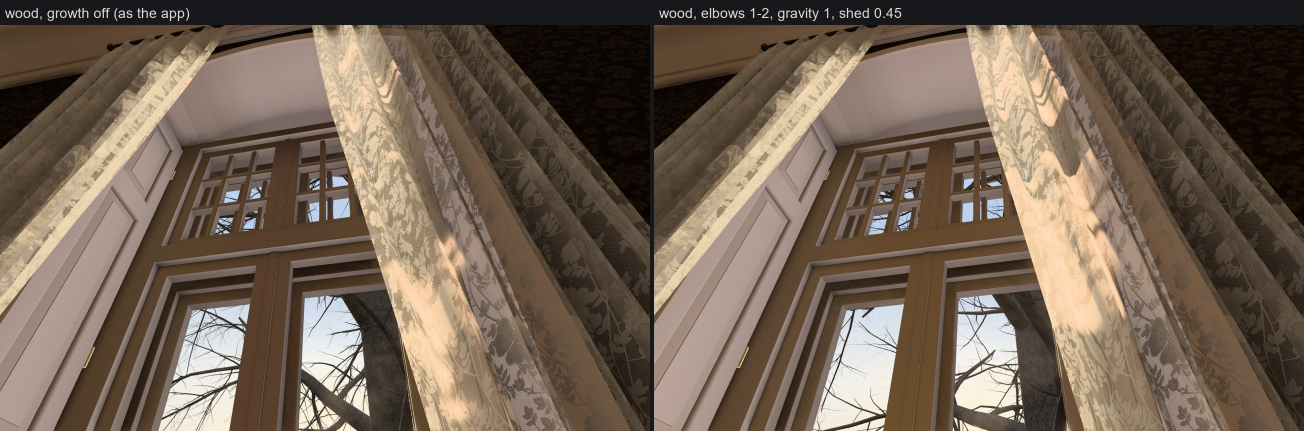
#> input picture handoff-117/notes/tree/branches/build/app-up-compare.jpg, 2608 x 862 px (shown at 1/2 size)
$ python sheet.py ../app-compare.jpg ../app-up-compare.jpg ../app-up-compare.jpg
#> lines starting #> are read from the running program, lines starting #| are printed output that depends on the picture
### handoff-117/notes/tree/branches/src/draw.py
# Shared drawing for the branch notes: a tree's segments and leaves drawn orthographically
# by Pillow, the bare wood as a dark silhouette on a pale sky like the Tartu photos, the
# leaves as five-lobed blades. Segments: N x 9 (a.xyz b.xyz ra rb level); leaves: N x 16
# (foot.xyz base.xyz along.xyz face.xyz size width kind tint), the dump's layout, metres.
import math, numpy as np
from PIL import Image, ImageDraw

M = 30.48  # world units per metre in tools/tree_dump's dump

# [20 lines left out: functions load_dump, basis, not called in this run]

def leaf_outline(n=40):
    """A Norway maple blade in (u along from the base, v across), u 0..1."""
#> called with n = 40
    pts = []
    for k in range(n):
        t = -math.pi + 2 * math.pi * k / n
        lobes = 0.62 + 0.38 * abs(math.cos(2.5 * t)) ** 3
        r = 0.5 * lobes * (0.75 if abs(t) > 2.6 else 1.0)
        pts.append((0.5 + r * math.cos(t), r * math.sin(t) * 1.1))
    return np.array(pts)

OUTLINE = leaf_outline()

# [49 lines left out: functions fit, render, not called in this run]

### handoff-117/notes/tree/branches/build/src/sheet.py
# Task 117 step one: the Goose generator's bare tree (tools/tree_dump's tree-none-whole.bin)
# drawn beside the photo crops, for the elbows (0, 1-2, 3 a hero limb), the gravity layer
# and the shedding. Each dump drawn whole from the front and one hero limb from its side.
#   python sheet.py OUT.jpg TITLE PHOTO DIR:LABEL [DIR:LABEL ...]
import sys, os, math
import numpy as np
from PIL import Image, ImageDraw, ImageFont

HERE = os.path.dirname(os.path.abspath(__file__))
sys.path.insert(0, os.path.join(HERE, '..', '..', 'src'))
from draw import load_dump, render   # noqa: E402

try:
    FONT = ImageFont.truetype('arial.ttf', 22)
    SMALL = ImageFont.truetype('arial.ttf', 16)
except OSError:
    FONT = SMALL = None

WHOLE = (560, 600)
LIMB = (560, 420)


# [65 lines left out: functions subtree, segs_of, hero, limb_view, label, column, not called in this run]


def photo_column(paths):
    h = WHOLE[1] + LIMB[1] + 6
    out = Image.new('RGB', (WHOLE[0], h), (22, 24, 27))
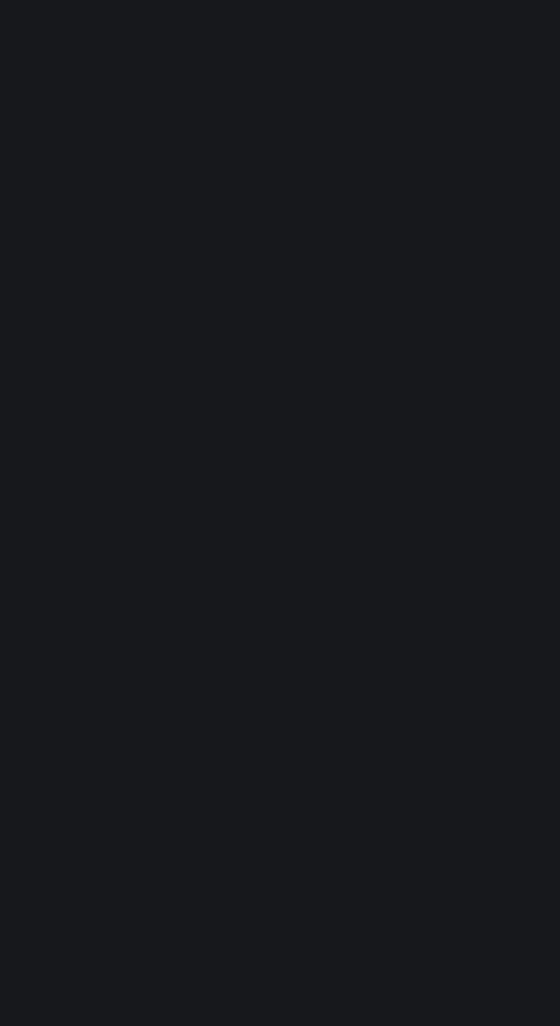
#> out: PIL image 560x1026 RGB; mean R, G, B 22, 24, 27
    each = (h - 6 * (len(paths) - 1)) // len(paths)
    y = 0
    for p in paths:
        im = Image.open(p).convert('RGB')
#> im is the input picture: PIL image 2608x862 RGB; mean R, G, B 113.4, 97.5, 83.1
        im.thumbnail((WHOLE[0], each))
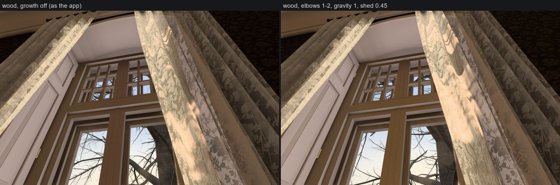
#> im: PIL image 560x185 RGB; mean R, G, B 113.5, 97.6, 83.2
        out.paste(im, ((WHOLE[0] - im.size[0]) // 2, y))
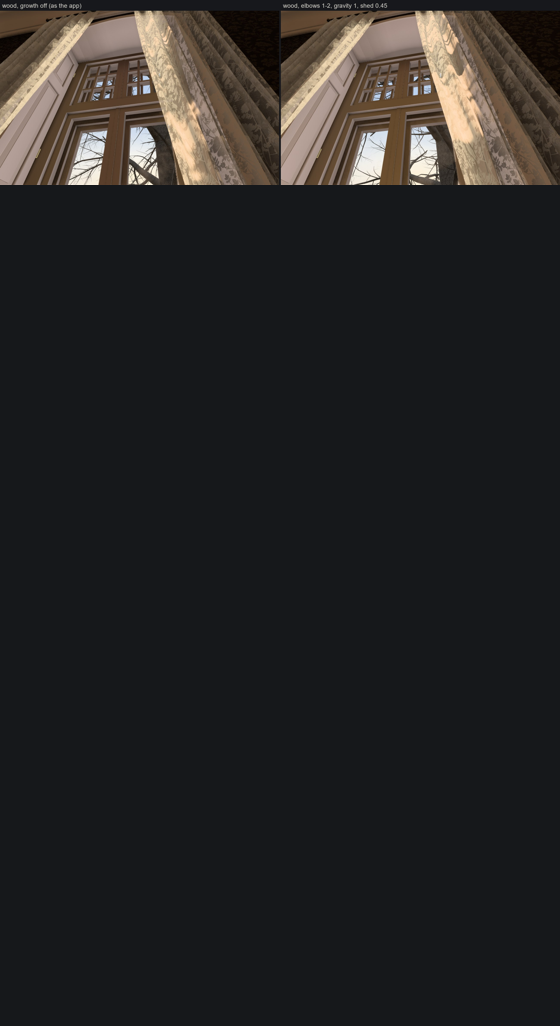
#> out: PIL image 560x1026 RGB; mean R, G, B 38.5, 37.3, 37.1
        y += each + 6
    return out


def main():
    out, title, photos = sys.argv[1], sys.argv[2], sys.argv[3].split(',')
    pick = 0
    cols = [photo_column(photos)]
    for a in sys.argv[4:]:
        if a.startswith('pick='):
            pick = int(a[5:]); continue
        d, text = a.split(':', 1)
        cols.append(column(d, text, pick))
#> after the loop, cols = 1 item
    W = sum(c.size[0] for c in cols) + 8 * (len(cols) - 1)
#> W = 560
    H = cols[0].size[1] + 44
#> H = 1070
    sheet = Image.new('RGB', (W, H), (22, 24, 27))
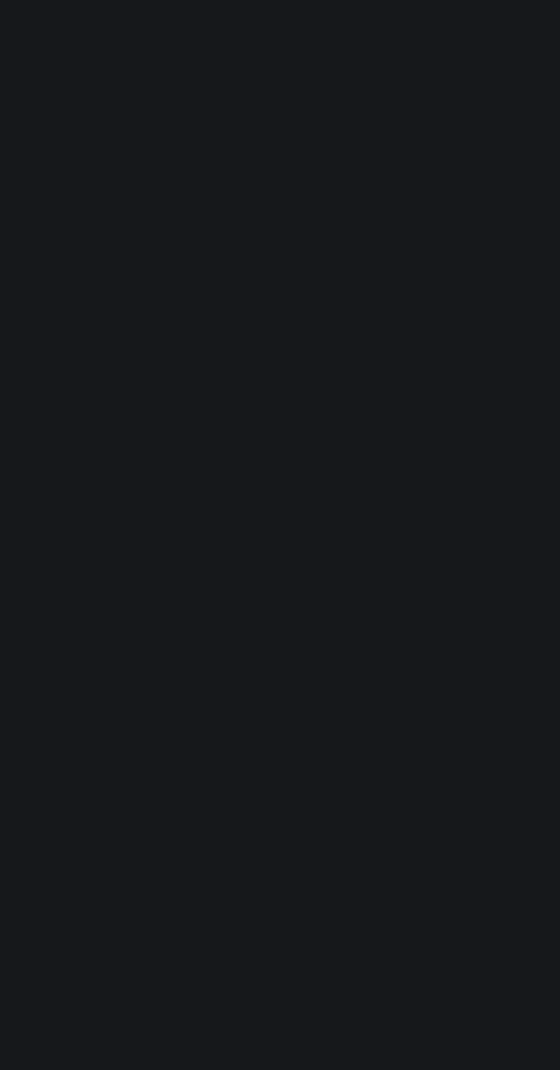
#> sheet: PIL image 560x1070 RGB; mean R, G, B 22, 24, 27
    ImageDraw.Draw(sheet).text((12, 10), title, fill=(220, 218, 210), font=FONT)
    x = 0
    for c in cols:
        sheet.paste(c, (x, 44)); x += c.size[0] + 8
#> this loop made 1 pass
#> x on pass 1: 568
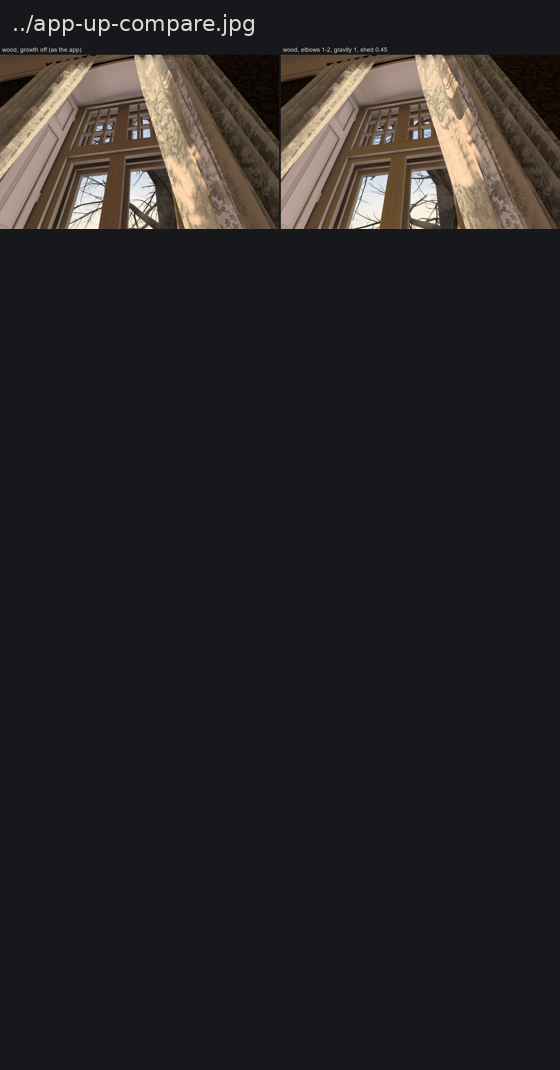
#> sheet: PIL image 560x1070 RGB; mean R, G, B 38.2, 37.1, 37.1
#> after the loop, x = 568
    sheet.save(out, quality=90)
    print(out, sheet.size)
#| ../app-compare.jpg (560, 1070)


if __name__ == '__main__':
    main()

$ run again, on handoff-117/notes/tree/branches/build/app-winter-compare.jpg
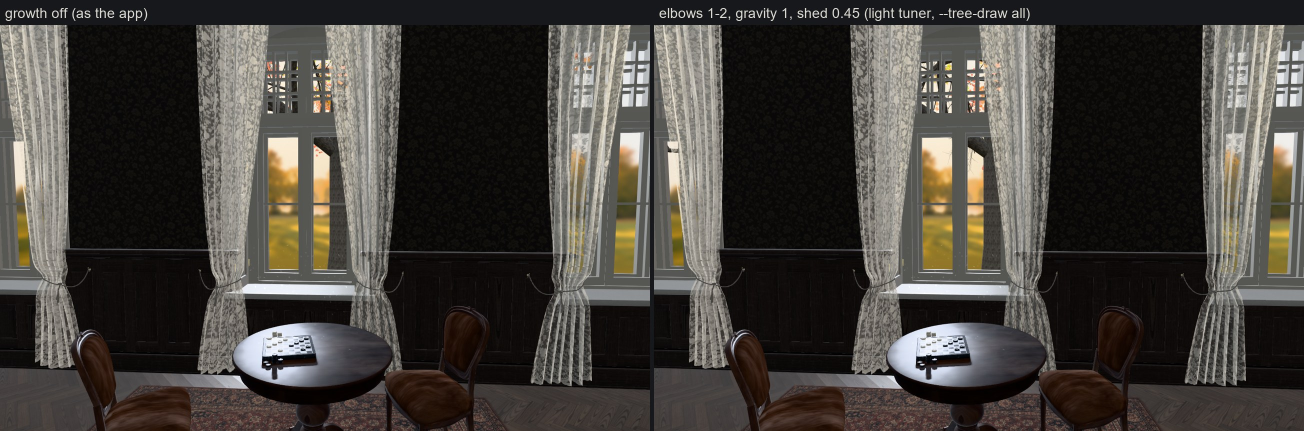
#> input picture handoff-117/notes/tree/branches/build/app-winter-compare.jpg, 2608 x 862 px (shown at 1/2 size)
#> in photo_column, im is the input picture: PIL image 2608x862 RGB; mean R, G, B 70.3, 66.5, 61.5
#> im: PIL image 560x185 RGB
#> in photo_column, `out.paste(im, ((WHOLE[0] - im.size[0]) // 2, y))`:
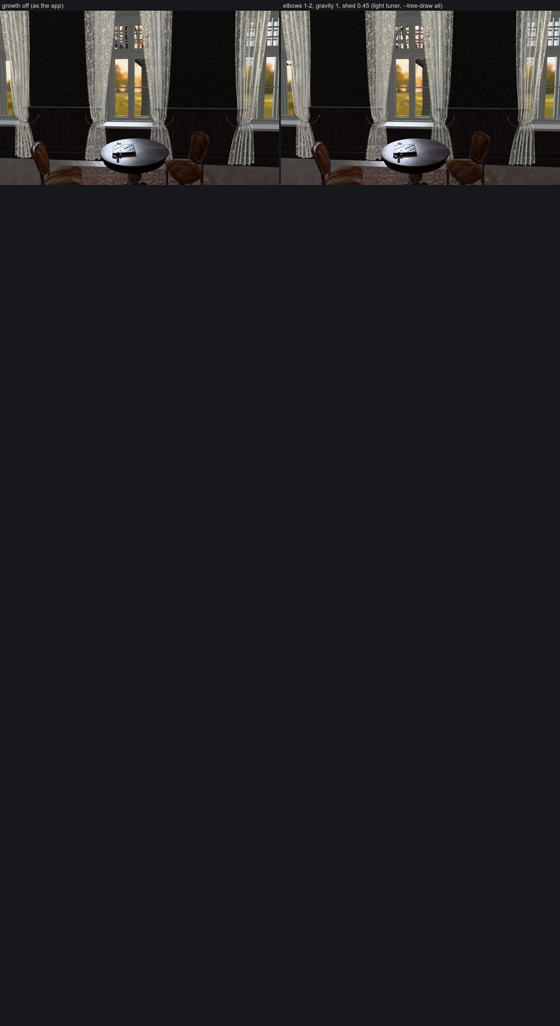
#> out: PIL image 560x1026 RGB; mean R, G, B 30.7, 31.7, 33.2
#> after the loop in main, `for a in sys.argv[4:]:`: cols = 1 item
#> W = 560
#> the loop in main, `for c in cols:` made 1 pass
#> x on pass 1: 568
#> after the loop in main, `for c in cols:`:
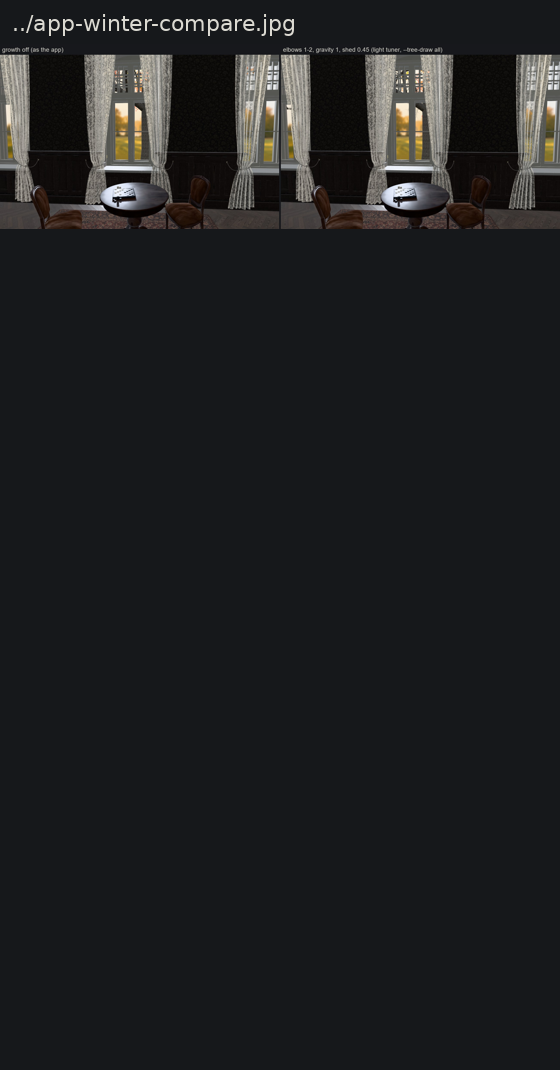
#> sheet: PIL image 560x1070 RGB; mean R, G, B 30.8, 31.8, 33.4
#> after the loop in main, `for c in cols:`: x = 568
#| ../app-winter-compare.jpg (560, 1070)
